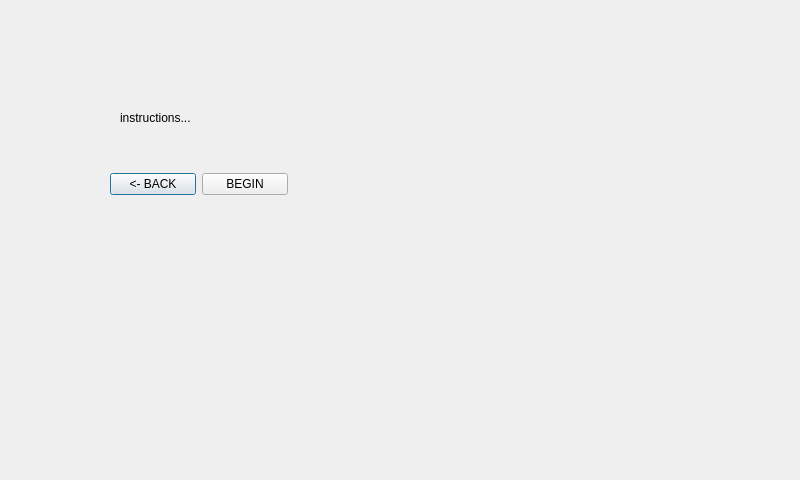
<?xml version="1.0" encoding="UTF-8"?>
<ui version="4.0">
 <class>acuityinstruc</class>
 <widget class="QDialog" name="acuityinstruc">
  <property name="geometry">
   <rect>
    <x>0</x>
    <y>0</y>
    <width>800</width>
    <height>480</height>
   </rect>
  </property>
  <property name="windowTitle">
   <string>Dialog</string>
  </property>
  <widget class="QLabel" name="label">
   <property name="geometry">
    <rect>
     <x>120</x>
     <y>110</y>
     <width>91</width>
     <height>16</height>
    </rect>
   </property>
   <property name="text">
    <string>instructions...</string>
   </property>
  </widget>
  <widget class="QWidget" name="layoutWidget">
   <property name="geometry">
    <rect>
     <x>110</x>
     <y>170</y>
     <width>178</width>
     <height>29</height>
    </rect>
   </property>
   <layout class="QHBoxLayout" name="horizontalLayout">
    <item>
     <widget class="QPushButton" name="ainstrucbakButton">
      <property name="text">
       <string>&lt;- BACK</string>
      </property>
     </widget>
    </item>
    <item>
     <widget class="QPushButton" name="ainstrucbegButton">
      <property name="text">
       <string>BEGIN</string>
      </property>
     </widget>
    </item>
   </layout>
  </widget>
 </widget>
 <resources/>
 <connections/>
</ui>
